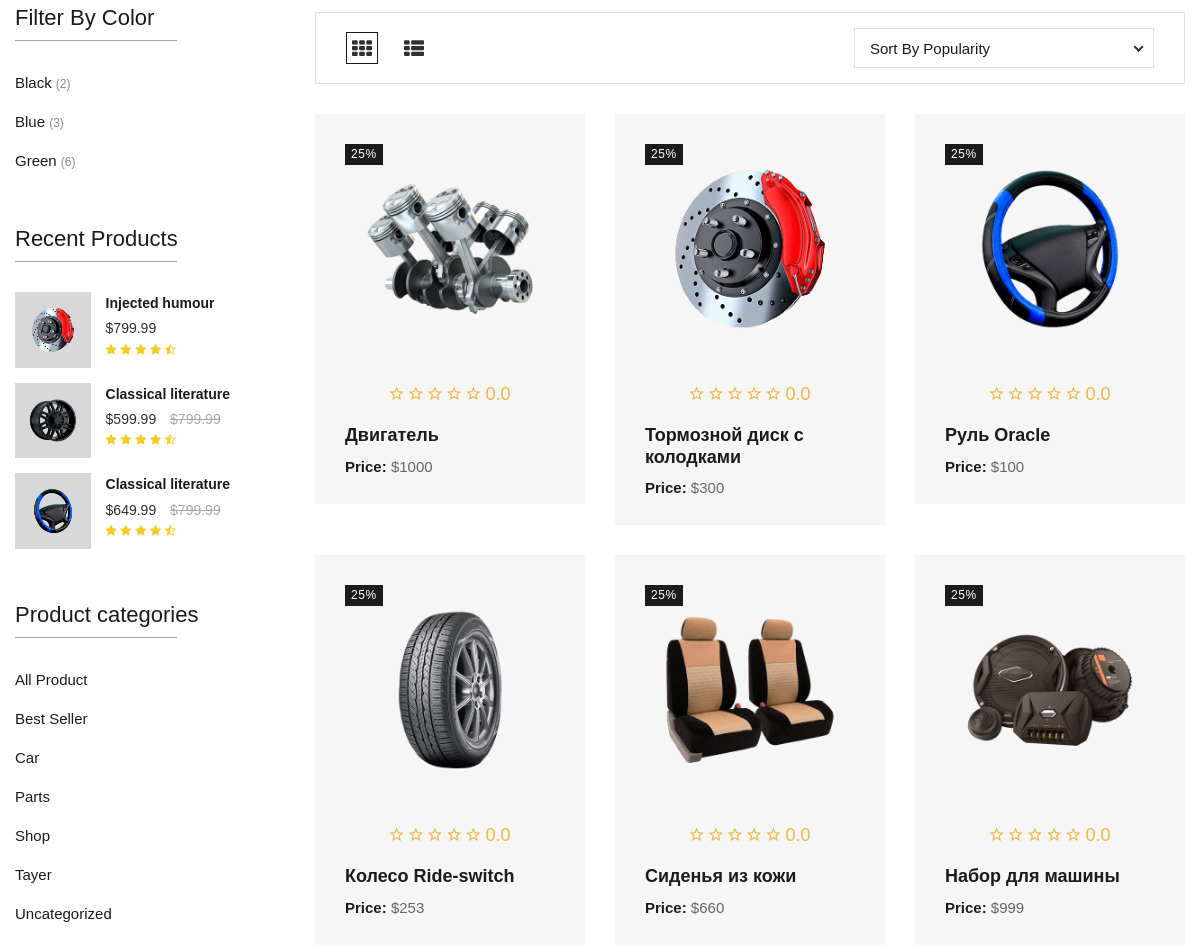
The app's page / (middle part), older data.
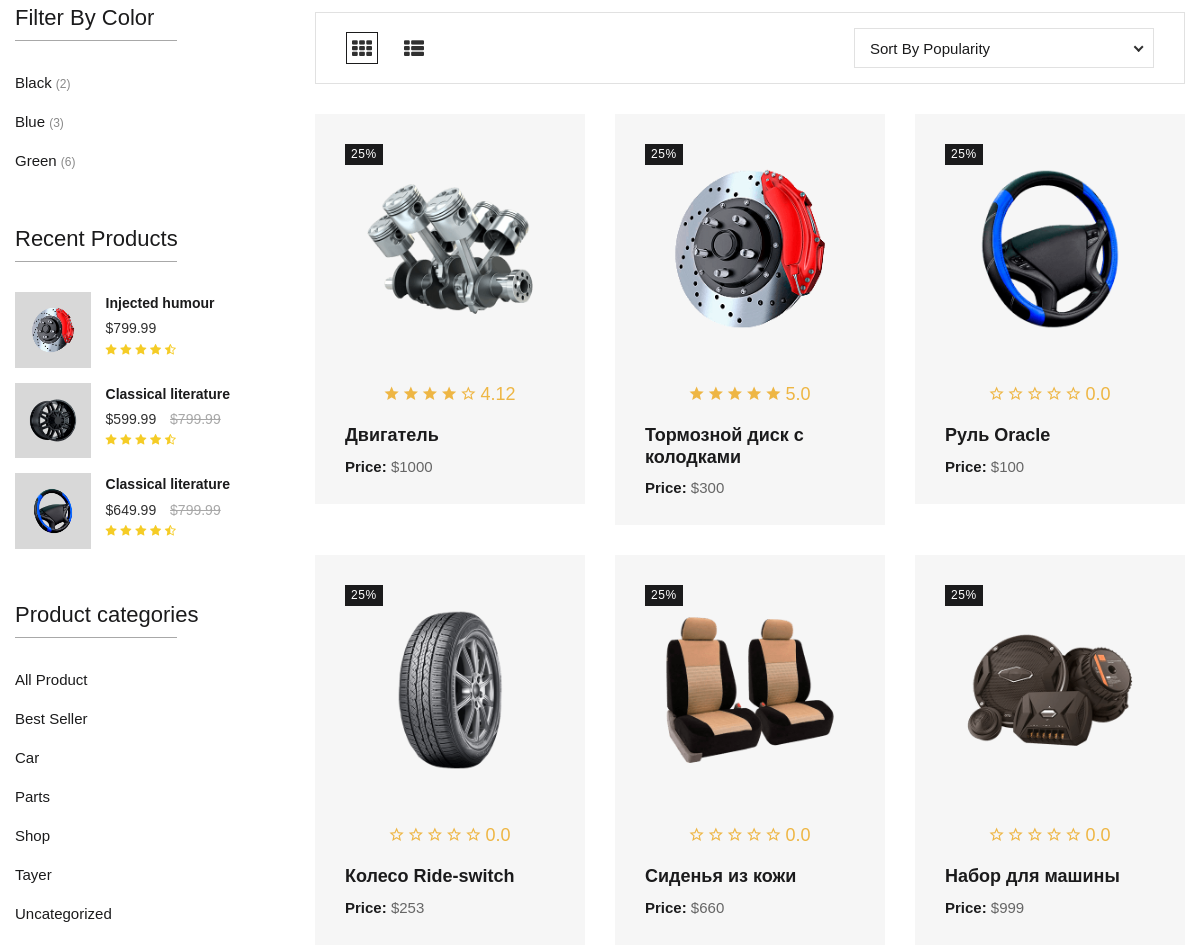
The same page, newer data.
### mainApp/models.py (models this page shows)
class Product(models.Model):
    Naming=models.CharField(max_length=200, blank=True,null=True)
    Price=models.IntegerField( blank=True,null=True)
    Pics=models.ImageField(upload_to='static/img',null=True)
    Description=models.TextField(max_length=1000, blank=True,null=True)
    Stars=models.FloatField(blank=True, default=0)
    CountStars=models.IntegerField(blank=True, default=0)

### mainApp/views.py (the view)
# urls.py: path('', views.index,name='index'),
def index(request):
    products=Product.objects.all()
    return render(request,'shop-left-sidebar.html',{'products':products, 'stars':[0,0,0,0,0]})

### templates/shop-left-sidebar.html (shortened to what this page needs)
{% extends 'bazecar.html' %}
{%load static%}
{% block content %}
    <div class="page-content-wrapper sp-y">
        <div class="container container-wide">
            <div class="row">
                <div class="col-lg-3 order-1 order-lg-0">
                    <div class="sidebar-area">
                        <div class="sidebar-item">
                            <h4 class="sidebar-title">Filter By Color</h4>
                            <div class="sidebar-body">
                                <ul class="sidebar-list">
                                    <li><a href="#">Black <span>(2)</span></a></li>
                                    <li><a href="#">Blue <span>(3)</span></a></li>
                                    <li><a href="#">Green <span>(6)</span></a></li>
                                </ul>
                            </div>
                        </div>
                        <div class="sidebar-item">
                            <h4 class="sidebar-title">Recent Products</h4>
                            <div class="sidebar-body">
                                <div class="sidebar-product">
                                    <a href="{% static 'single-product.html'%}" class="image"><img src="{% static 'img/product/product-1.png'%}" alt="product" /></a>
                                    <div class="content">
                                        <a href="{% static 'css/Lukas/lukas/single-product.html" class="title">Injected humour</a>
                                        <span class="price">$799.99</span>
                                        <div class="ratting">
                                            <i class="fa fa-star"></i>
                                            <i class="fa fa-star"></i>
                                            <i class="fa fa-star"></i>
                                            <i class="fa fa-star"></i>
                                            <i class="fa fa-star-half-o"></i>
                                        </div>
                                    </div>
                                </div>
                                <div class="sidebar-product">
                                    <a href="{% static '/single-product.html'%}" class="image"><img src="{% static 'img/product/product-2.png'%}" alt="product" /></a>
                                    <div class="content">
                                        <a href="{% static 'css/Lukas/lukas/single-product.html" class="title">Classical literature</a>
                                        <span class="price">$599.99 <span class="old">$799.99</span></span>
                                        <div class="ratting">
                                            <i class="fa fa-star"></i>
                                            <i class="fa fa-star"></i>
                                            <i class="fa fa-star"></i>
                                            <i class="fa fa-star"></i>
                                            <i class="fa fa-star-half-o"></i>
                                        </div>
                                    </div>
                                </div>
                                <div class="sidebar-product">
                                    <a href="{% static '/single-product.html'%}" class="image"><img src="{% static '/img/product/product-3.png'%}" alt="product" /></a>
                                    <div class="content">
                                        <a href="{% static 'css/Lukas/lukas/single-product.html" class="title">Classical literature</a>
                                        <span class="price">$649.99 <span class="old">$799.99</span></span>
                                        <div class="ratting">
                                            <i class="fa fa-star"></i>
                                            <i class="fa fa-star"></i>
                                            <i class="fa fa-star"></i>
                                            <i class="fa fa-star"></i>
                                            <i class="fa fa-star-half-o"></i>
                                        </div>
                                    </div>
                                </div>
                            </div>
                        </div>
                        <div class="sidebar-item">
                            <h4 class="sidebar-title">Product categories</h4>
                            <div class="sidebar-body">
                                <ul class="sidebar-list">
                                    <li><a href="#">All Product</a></li>
                                    <li><a href="#">Best Seller</a></li>
                                    <li><a href="#">Car</a></li>
                                    <li><a href="#">Parts</a></li>
                                    <li><a href="#">Shop</a></li>
                                    <li><a href="#">Tayer</a></li>
                                    <li><a href="#">Uncategorized</a></li>
                                </ul>
                            </div>
                        </div>
                    </div>
                </div>
                <div class="col-lg-9 order-0 order-lg-1">
                    <div class="action-bar-inner mb-30">
                        <div class="row align-items-center">
                            <div class="col-sm-6">
                                <div class="shop-layout-switcher mb-15 mb-sm-0">
                                    <ul class="layout-switcher nav">
                                        <li data-layout="grid" class="active"><i class="fa fa-th"></i></li>
                                        <li data-layout="list"><i class="fa fa-th-list"></i></li>
                                    </ul>
                                </div>
                            </div>
                            <div class="col-sm-6">
                                <div class="sort-by-wrapper">
                                </div>
                            </div>
                        </div>
                    </div>
                    <div class="product-wrapper product-layout layout-grid">
                        <div class="row mtn-30">
                    {% for product in products %}
                            <div class="col-sm-6 col-lg-4">
                                <div class="product-item">
                                    <div class="product-item__thumb">
                                        <a href="/">
                                            <img class="thumb-primary" src="{% if product.Pics %}{{ product.Pics.url }}{% else %}{% static 'img/no_image.png' %}{% endif %}" alt="Product" />
                                        </a>
                                        <div class="ratting">
                                            {% for i in stars %}
                                            <span>
                                                <a href="{% url 'add_star' product.id forloop.counter %} ">
                                                    <i class="{% if product.Stars >= forloop.counter %}ion-android-star{% else %}ion-android-star-outline{% endif %}"></i>
                                                </a>
                                            </span>
                                            {% endfor %}
                                            {{product.Stars}}
                                        </div>
                                    </div>
                                    <div class="product-item__content">
                                        <div class="product-item__info">
                                            <h4 class="title"><a href="/">{{product.Naming}}</a></h4>
                                            <span class="price"><strong>Price:</strong> ${{product.Price}}</span>
                                        </div>
                                        <div class="product-item__action">
                                              <form class="product-list-actions" method="POST" action="{% url 'add_to_cart' product.id %}">
                                                    </form>
                                        </div>
                                    </div>
                                    <div class="product-item__sale">
                                        <span class="sale-txt">25%</span>
                                    </div>
                                </div>
                            </div>
 {% endfor %}
                        </div>
                    </div>
                </div>
            </div>
        </div>
    </div>
{% endblock %}

### templates/bazecar.html (shortened to what this page needs)
<!DOCTYPE html>
{%load static%}
<html class="no-js" lang="zxx">
<head>
    <link href="{% static 'css/leaflet.min.css'%}" rel="stylesheet" />
    <link href="{% static 'css/nice-select.min.css'%}" rel="stylesheet" />
    <link href="{% static 'css/slick.min.css'%}" rel="stylesheet" />
    <link href="{% static 'css/magnific-popup.min.css'%}" rel="stylesheet" />
    <link href="{% static 'css/slicknav.min.css'%}" rel="stylesheet" />
    <link href="{% static 'css/animate.min.css'%}" rel="stylesheet" />
    <link href="{% static 'css/ionicons.min.css'%}" rel="stylesheet" />
    <link href="{% static 'css/font-awesome.min.css'%}" rel="stylesheet" />
    <link href="{% static 'css/bootstrap.min.css'%}" rel="stylesheet" />
    <link href="{% static 'css/style.css'%}" rel="stylesheet" />
    <link href="{% static 'css/helper.min.css'%}" rel="stylesheet" />
</head>
<body>
     {% block content %}{% endblock %}
</body>
</html>

Row changes from the older to the newer data that the page shows:
changed Product "Двигатель": Stars "0.0" → "4.12"
changed Product "Тормозной диск с колодками": Stars "0.0" → "5.0"
